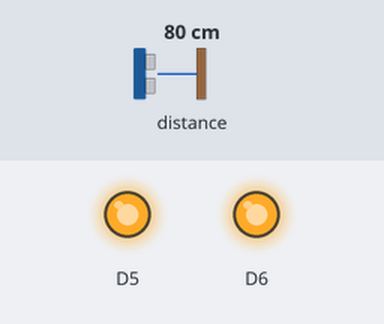
Bench run of a program on a simulated CircuitPython board. On the bench: output pins drawn as LEDs (lit = HIGH). The test bench sets the inputs (shaded band); at power-on: distance to the obstacle 80 cm. What the program prints to the serial console is not drawn. At 1.0 s the program ends and the board releases its pins; the recording ends there.

Above: at 0.1 s.
Timing chart, 0 to 1.0 s (numbered marks = the images above):
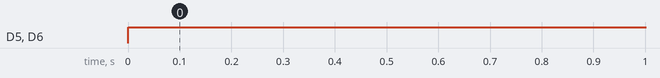

The program:

ToF_multiple_sensor.py
```python
import time
import board
from digitalio import DigitalInOut as DigIO
import adafruit_vl53l1x as tof

i2c = board.I2C()  # uses board.SCL and board.SDA
# i2c = board.STEMMA_I2C()  # For using the built-in STEMMA QT connector on a microcontroller

xshut = [
    # Update the D6 and D5 pins to match the pins to which you wired your sensor XSHUT pins.
    DigIO(board.D6),
    DigIO(board.D5),
    # Add more VL53L1X sensors by defining their XSHUT pins here.
]

for shutdown_pin in xshut:
    shutdown_pin.switch_to_output(value=False)

vl53l1x = []

for pin_number, shutdown_pin in enumerate(xshut):
    shutdown_pin.value = True
    sensor_i2c = tof.VL53L1X(i2c)
    vl53l1x.append(sensor_i2c)
    if pin_number < len(xshut) - 1:
        sensor_i2c.set_address(pin_number + 0x30)

# Start ranging for sensor data collection.
for sensor in vl53l1x:
    sensor.start_ranging()
for sensor_number, sensor in enumerate(vl53l1x):
    if sensor.data_ready:
        print("Sensor {}: {}".format(sensor_number + 1, sensor.distance))
        sensor.clear_interrupt()
    time.sleep(0.5)

# Print the various sensor I2C addresses to the serial console.
def i2c_scan():
    if i2c.try_lock():
        print("Sensor I2C addresses:", [hex(x) for x in i2c.scan()])
        i2c.unlock()
```

Measured:
- by itself, D5, D6: LOW → HIGH at 0.00 s
